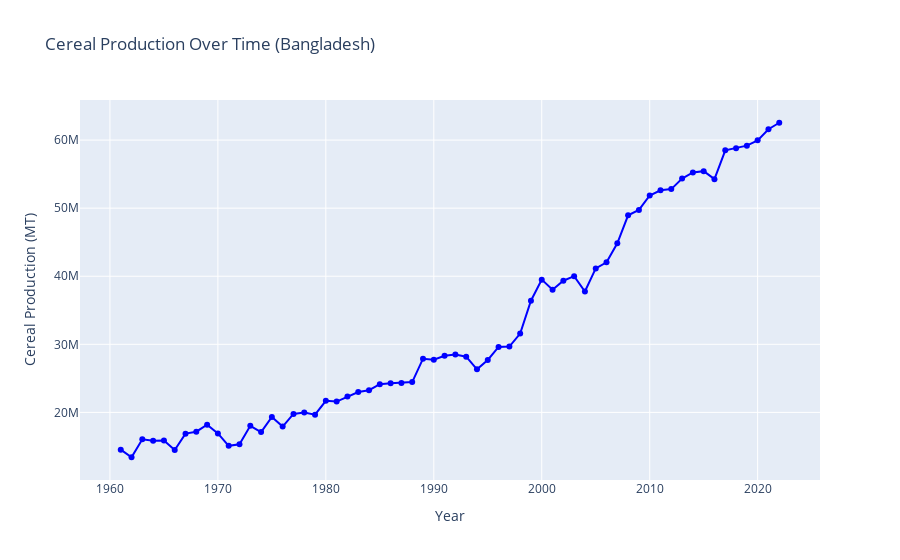
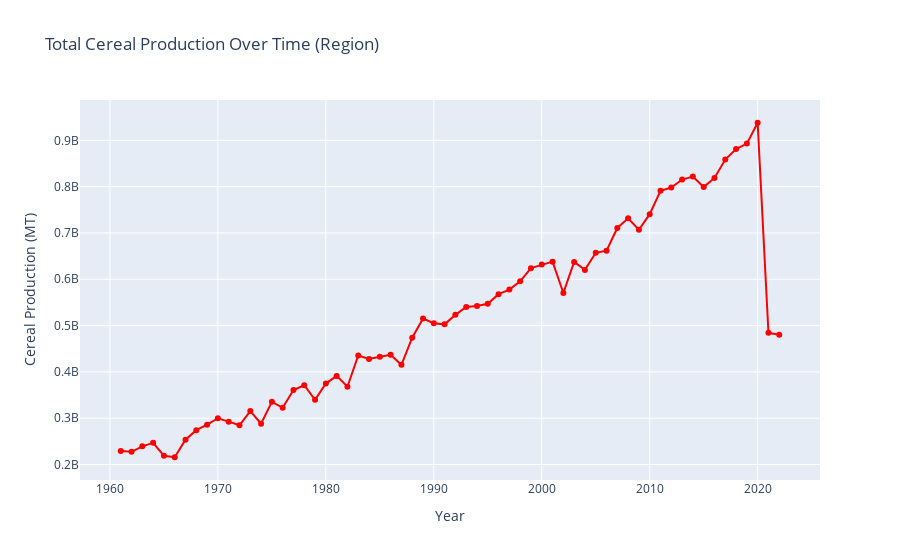

Notebook code cell kept with these figures, in order:
### Code cell
import plotly.graph_objects as go

def overlay_cereal_production(country_name, df):
    """
    Function to overlay cereal production over time for a given country.
    
    Parameters:
    - country_name (str): The name of the country whose data will be plotted.
    - df (pd.DataFrame): The DataFrame containing the cereal production data.
    
    Returns:
    - A Plotly figure with the cereal production data for the country.
    """
    df = df.reset_index()
    # Check if the country exists in the DataFrame
    if country_name not in df['Country'].values:
        print(f"Country '{country_name}' not found in the dataset.")
        return
    
    # Filter data for the given country
    country_df = df[df['Country'] == country_name]
    
    # Create a figure
    fig = go.Figure()
    
    # Add the cereal production plot for the country
    fig.add_trace(go.Scatter(x=country_df['Date'], y=country_df['Cereal Production (MT)'], 
                             mode='lines+markers', name=country_name, 
                             line=dict(dash='solid', color='blue')))
    
    # Add title and labels
    fig.update_layout(title=f"Cereal Production Over Time ({country_name})",
                      xaxis_title="Year",
                      yaxis_title="Cereal Production (MT)")
    
    # Show the plot
    fig.show()

def overlay_cereal_production_region(df):
    """
    Function to overlay total cereal production over time for the whole region.
    
    Parameters:
    - df (pd.DataFrame): The DataFrame containing the cereal production data.
    
    Returns:
    - A Plotly figure with total cereal production for the region.
    """
    df = df.reset_index()
    # Group data by year and sum the production
    region_df = df.groupby('Date')['Cereal Production (MT)'].sum().reset_index()
    
    # Create a figure
    fig = go.Figure()
    
    # Add the total cereal production plot for the region
    fig.add_trace(go.Scatter(x=region_df['Date'], y=region_df['Cereal Production (MT)'], 
                             mode='lines+markers', name="Total Region", 
                             line=dict(dash='solid', color='red')))
    
    # Add title and labels
    fig.update_layout(title="Total Cereal Production Over Time (Region)",
                      xaxis_title="Year",
                      yaxis_title="Cereal Production (MT)")
    
    # Show the plot
    fig.show()

# Example usage:
overlay_cereal_production("Bangladesh", SA_ag)
overlay_cereal_production_region(SA_ag)

### Figure 1 — Plotly figure (JSON) as saved in the notebook; plotly's stock layout.template omitted (floating-point values rounded to 4 significant figures)
{"data": [{"line": {"color": "blue", "dash": "solid"}, "mode": "lines+markers", "name": "Bangladesh", "type": "scatter", "x": ["1961-01-01T00:00:00", "1962-01-01T00:00:00", "1963-01-01T00:00:00", "1964-01-01T00:00:00", "1965-01-01T00:00:00", "1966-01-01T00:00:00", "1967-01-01T00:00:00", "1968-01-01T00:00:00", "1969-01-01T00:00:00", "1970-01-01T00:00:00", "1971-01-01T00:00:00", "1972-01-01T00:00:00", "1973-01-01T00:00:00", "1974-01-01T00:00:00", "1975-01-01T00:00:00", "1976-01-01T00:00:00", "1977-01-01T00:00:00", "1978-01-01T00:00:00", "1979-01-01T00:00:00", "1980-01-01T00:00:00", "1981-01-01T00:00:00", "1982-01-01T00:00:00", "1983-01-01T00:00:00", "1984-01-01T00:00:00", "1985-01-01T00:00:00", "1986-01-01T00:00:00", "1987-01-01T00:00:00", "1988-01-01T00:00:00", "1989-01-01T00:00:00", "1990-01-01T00:00:00", "1991-01-01T00:00:00", "1992-01-01T00:00:00", "1993-01-01T00:00:00", "1994-01-01T00:00:00", "1995-01-01T00:00:00", "1996-01-01T00:00:00", "1997-01-01T00:00:00", "1998-01-01T00:00:00", "1999-01-01T00:00:00", "2000-01-01T00:00:00", "2001-01-01T00:00:00", "2002-01-01T00:00:00", "2003-01-01T00:00:00", "2004-01-01T00:00:00", "2005-01-01T00:00:00", "2006-01-01T00:00:00", "2007-01-01T00:00:00", "2008-01-01T00:00:00", "2009-01-01T00:00:00", "2010-01-01T00:00:00", "2011-01-01T00:00:00", "2012-01-01T00:00:00", "2013-01-01T00:00:00", "2014-01-01T00:00:00", "2015-01-01T00:00:00", "2016-01-01T00:00:00", "2017-01-01T00:00:00", "2018-01-01T00:00:00", "2019-01-01T00:00:00", "2020-01-01T00:00:00", "2021-01-01T00:00:00", "2022-01-01T00:00:00"], "y": [14523696, 13408128, 16042664, 15842004, 15852140, 14464297, 16876448, 17160028, 18187398, 16905215, 15088878, 15323537, 18021512, 17105414, 19322564, 17908126, 19772481, 19984399, 19658591, 21698327, 21591389, 22339648, 22990185, 23256274, 24134965, 24266331, 24304321, 24449929, 27886213, 27746673, 28326730, 28516927, 28177410, 26325480, 27704115, 29620075, 29673515, 31577495, 36403000, 39503000, 38029335, 39341455, 40015280, 37759046, 41146756, 42044685, 44841300, 48946800, 49735853, 51862850, 52628364, 52801014, 54357477, 55241123, 55438379, 54262297, 58495624, 58820000.0, 59190000.0, 59960000.0, 61600000.0, 62550000.0]}], "layout": {"title": {"text": "Cereal Production Over Time (Bangladesh)"}, "xaxis": {"title": {"text": "Year"}}, "yaxis": {"title": {"text": "Cereal Production (MT)"}}}}

### Figure 2 — Plotly figure (JSON) as saved in the notebook; plotly's stock layout.template omitted (floating-point values rounded to 4 significant figures)
{"data": [{"line": {"color": "red", "dash": "solid"}, "mode": "lines+markers", "name": "Total Region", "type": "scatter", "x": ["1961-01-01T00:00:00", "1962-01-01T00:00:00", "1963-01-01T00:00:00", "1964-01-01T00:00:00", "1965-01-01T00:00:00", "1966-01-01T00:00:00", "1967-01-01T00:00:00", "1968-01-01T00:00:00", "1969-01-01T00:00:00", "1970-01-01T00:00:00", "1971-01-01T00:00:00", "1972-01-01T00:00:00", "1973-01-01T00:00:00", "1974-01-01T00:00:00", "1975-01-01T00:00:00", "1976-01-01T00:00:00", "1977-01-01T00:00:00", "1978-01-01T00:00:00", "1979-01-01T00:00:00", "1980-01-01T00:00:00", "1981-01-01T00:00:00", "1982-01-01T00:00:00", "1983-01-01T00:00:00", "1984-01-01T00:00:00", "1985-01-01T00:00:00", "1986-01-01T00:00:00", "1987-01-01T00:00:00", "1988-01-01T00:00:00", "1989-01-01T00:00:00", "1990-01-01T00:00:00", "1991-01-01T00:00:00", "1992-01-01T00:00:00", "1993-01-01T00:00:00", "1994-01-01T00:00:00", "1995-01-01T00:00:00", "1996-01-01T00:00:00", "1997-01-01T00:00:00", "1998-01-01T00:00:00", "1999-01-01T00:00:00", "2000-01-01T00:00:00", "2001-01-01T00:00:00", "2002-01-01T00:00:00", "2003-01-01T00:00:00", "2004-01-01T00:00:00", "2005-01-01T00:00:00", "2006-01-01T00:00:00", "2007-01-01T00:00:00", "2008-01-01T00:00:00", "2009-01-01T00:00:00", "2010-01-01T00:00:00", "2011-01-01T00:00:00", "2012-01-01T00:00:00", "2013-01-01T00:00:00", "2014-01-01T00:00:00", "2015-01-01T00:00:00", "2016-01-01T00:00:00", "2017-01-01T00:00:00", "2018-01-01T00:00:00", "2019-01-01T00:00:00", "2020-01-01T00:00:00", "2021-01-01T00:00:00", "2022-01-01T00:00:00"], "y": [229389614, 227591444, 239351802, 246934984, 219102640, 215757820, 253763932, 274303126, 286039030, 299988782, 292648212, 284812040, 315467498, 288269464, 335409886, 322583298, 360849738, 371270792, 339685536, 374838188, 391413906, 367918024, 435358540, 427869840, 432760454, 436863906, 415240080, 473962654, 515205074, 505045924, 502700000.0, 523300000.0, 540100000.0, 542200000.0, 547200000.0, 567900000.0, 577700000.0, 595600000.0, 624000000.0, 631900000.0, 638100000.0, 570400000.0, 637300000.0, 620212708, 657091742, 661786590, 710743458, 731540916, 707000000.0, 740600000.0, 791200000.0, 798000000.0, 815300000.0, 821700000.0, 799100000.0, 818900000.0, 858400000.0, 881200000.0, 892900000.0, 937900000.0, 484300000.0, 480200000.0]}], "layout": {"title": {"text": "Total Cereal Production Over Time (Region)"}, "xaxis": {"title": {"text": "Year"}}, "yaxis": {"title": {"text": "Cereal Production (MT)"}}}}
